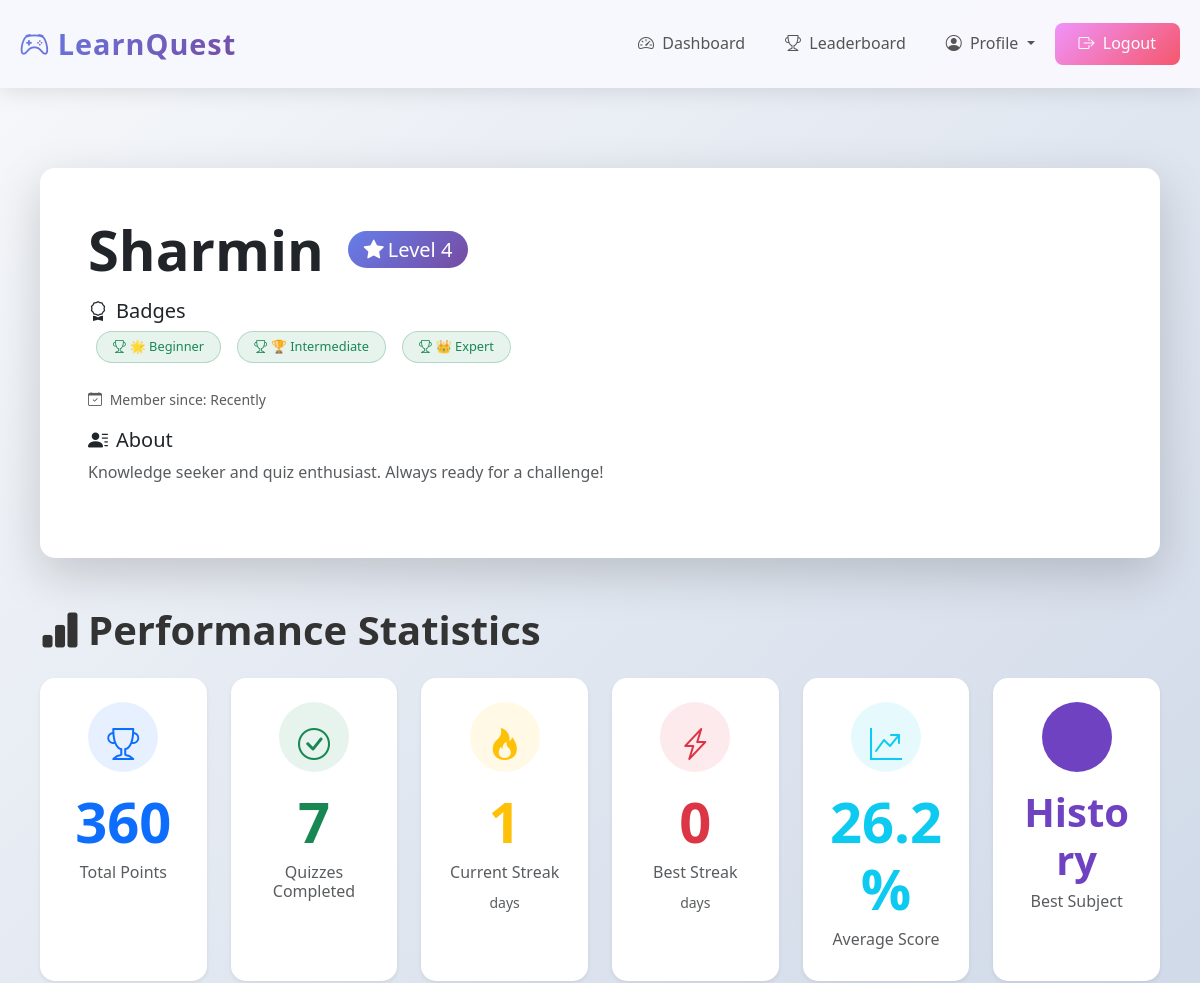
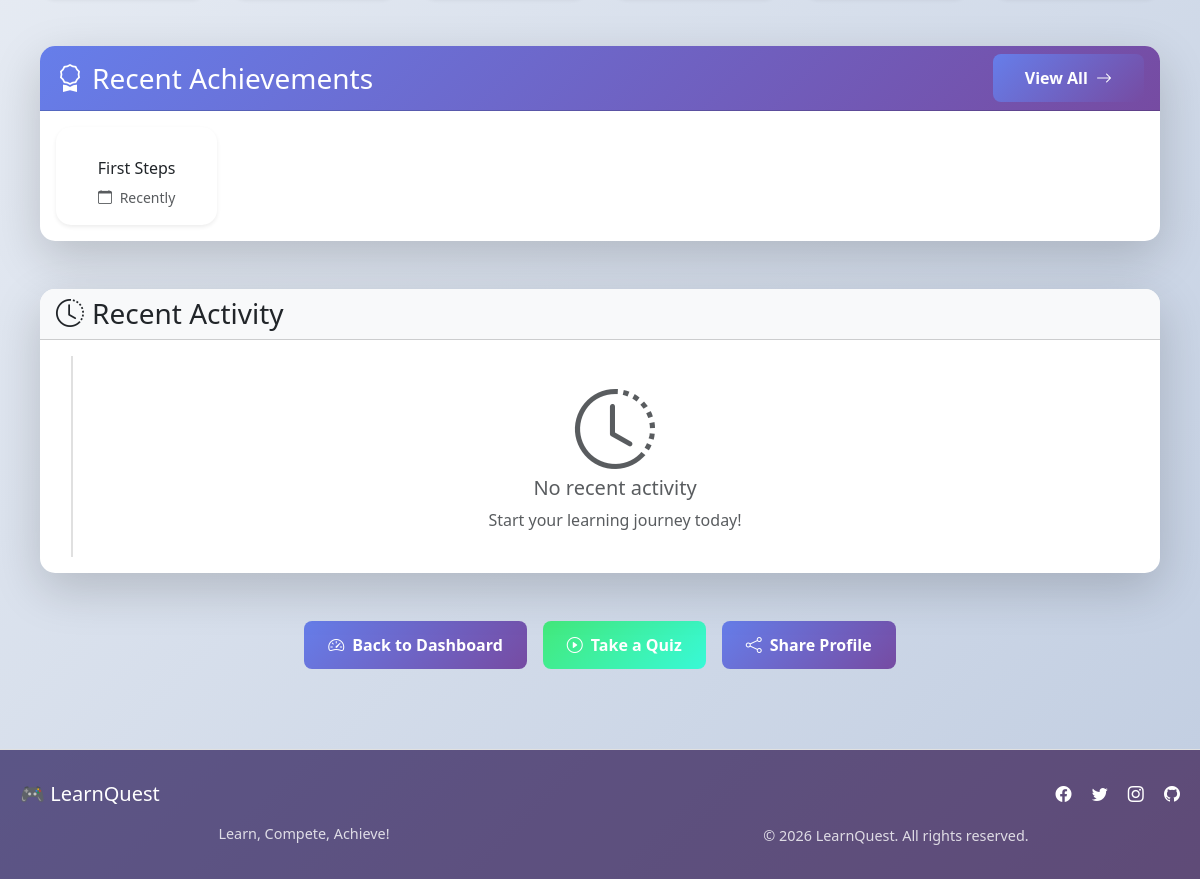
Screenshot of /profile (signed in) with the database file from the repository (2 pictures, top to bottom).
### tables this page shows
CREATE TABLE users (
        id INTEGER PRIMARY KEY AUTOINCREMENT,
        username TEXT UNIQUE NOT NULL,
        password TEXT NOT NULL,
        points INTEGER DEFAULT 0,
        level INTEGER DEFAULT 1,
        badges TEXT DEFAULT '',
        streak INTEGER DEFAULT 0,
        last_quiz_date TEXT,
        total_quizzes INTEGER DEFAULT 0,
        best_streak INTEGER DEFAULT 0,
        avatar TEXT DEFAULT '🎓',
        created_at TIMESTAMP DEFAULT CURRENT_TIMESTAMP
    );

CREATE TABLE achievements (
        id INTEGER PRIMARY KEY AUTOINCREMENT,
        user_id INTEGER,
        achievement_name TEXT,
        achievement_icon TEXT,
        earned_at TIMESTAMP DEFAULT CURRENT_TIMESTAMP,
        FOREIGN KEY (user_id) REFERENCES users(id)
    );

### app.py (the view)
@app.route('/profile')
def profile():
    if 'user_id' not in session:
        return redirect(url_for('login'))
    conn = get_db()
    user = conn.execute('SELECT * FROM users WHERE id = ?', (session['user_id'],)).fetchone()
    total_quizzes = conn.execute('SELECT COUNT(*) as count FROM quizzes WHERE user_id = ?', (session['user_id'],)).fetchone()
    avg_score = conn.execute('SELECT AVG(CAST(score AS FLOAT) / total_questions * 100) as avg FROM quizzes WHERE user_id = ?', (session['user_id'],)).fetchone()
    best_subject = conn.execute('''SELECT subject, AVG(CAST(score AS FLOAT) / total_questions * 100) as avg
                                  FROM quizzes WHERE user_id = ? GROUP BY subject ORDER BY avg DESC LIMIT 1''', (session['user_id'],)).fetchone()
    achievements = conn.execute('SELECT * FROM achievements WHERE user_id = ? ORDER BY earned_at DESC', (session['user_id'],)).fetchall()
    conn.close()
    return render_template('profile.html', user=user, total_quizzes=total_quizzes,
                         avg_score=avg_score, best_subject=best_subject, achievements=achievements)

### templates/profile.html (shortened to what this page needs)
{% extends "base.html" %}
{% block content %}
<div class="container py-5">
    <div class="row mb-5">
        <div class="col-12">
            <div class="card border-0 shadow-lg animate-fade-in-up">
                <div class="card-body p-5">
                    <div class="row align-items-center">
                        <div class="col-lg-8">
                            <div class="d-flex flex-column">
                                <div class="d-flex align-items-center mb-3">
                                    <h1 class="display-4 fw-bold mb-0">{{ user.username }}</h1>
                                    <div class="ms-3">
                                        <span class="badge bg-gradient-primary text-white fs-5 px-3 py-2">
                                            <i class="bi bi-star-fill me-1"></i>Level {{ user.level }}
                                        </span>
                                    </div>
                                </div>
                                <div class="mb-4">
                                    <h5 class="mb-2"><i class="bi bi-award me-2"></i>Badges</h5>
                                    <div class="d-flex flex-wrap gap-2">
                                        {% if user.badges %}
                                            {% for badge in user.badges.split(',') %}
                                                <span class="badge bg-success bg-opacity-10 text-success border border-success border-opacity-25 rounded-pill px-3 py-2">
                                                    <i class="bi bi-trophy me-1"></i>{{ badge|trim }}
                                                </span>
                                            {% endfor %}
                                        {% else %}
                                            <span class="badge bg-secondary bg-opacity-10 text-secondary border border-secondary border-opacity-25 rounded-pill px-3 py-2">
                                                <i class="bi bi-emoji-smile me-1"></i>No badges yet
                                            </span>
                                        {% endif %}
                                    </div>
                                </div>
                                <div class="mb-3">
                                    <small class="text-muted">
                                        <i class="bi bi-calendar-check me-1"></i>
                                        Member since: {{ user.joined_date if user.joined_date else 'Recently' }}
                                    </small>
                                </div>
                                <div class="mb-4">
                                    <h5 class="mb-2"><i class="bi bi-person-lines-fill me-2"></i>About</h5>
                                    <p class="text-muted mb-0">
                                        {% if user.bio %}
                                            {{ user.bio }}
                                        {% else %}
                                            Knowledge seeker and quiz enthusiast. Always ready for a challenge!
                                        {% endif %}
                                    </p>
                                </div>
                            </div>
                        </div>
                    </div>
                </div>
            </div>
        </div>
    </div>
    <div class="row mb-5">
        <div class="col-12">
            <h2 class="display-6 fw-bold mb-4"><i class="bi bi-bar-chart-fill me-2"></i>Performance Statistics</h2>
            <div class="row g-4">
                <div class="col-md-6 col-lg-4 col-xl-2">
                    <div class="card border-0 shadow-sm h-100 hover-lift">
                        <div class="card-body text-center p-4">
                            <div class="bg-primary bg-opacity-10 rounded-circle p-3 mb-3 mx-auto" style="width: 70px; height: 70px;">
                                <i class="bi bi-trophy text-primary fs-2"></i>
                            </div>
                            <div class="display-4 fw-bold text-primary mb-2">{{ user.points }}</div>
                            <h6 class="card-title text-muted">Total Points</h6>
                        </div>
                    </div>
                </div>
                <div class="col-md-6 col-lg-4 col-xl-2">
                    <div class="card border-0 shadow-sm h-100 hover-lift">
                        <div class="card-body text-center p-4">
                            <div class="bg-success bg-opacity-10 rounded-circle p-3 mb-3 mx-auto" style="width: 70px; height: 70px;">
                                <i class="bi bi-check-circle text-success fs-2"></i>
                            </div>
                            <div class="display-4 fw-bold text-success mb-2">{{ total_quizzes.count if total_quizzes.count is defined else 0 }}</div>
                            <h6 class="card-title text-muted">Quizzes Completed</h6>
                        </div>
                    </div>
                </div>
                <div class="col-md-6 col-lg-4 col-xl-2">
                    <div class="card border-0 shadow-sm h-100 hover-lift">
                        <div class="card-body text-center p-4">
                            <div class="bg-warning bg-opacity-10 rounded-circle p-3 mb-3 mx-auto" style="width: 70px; height: 70px;">
                                <i class="bi bi-fire text-warning fs-2"></i>
                            </div>
                            <div class="display-4 fw-bold text-warning mb-2">{{ user.streak if user.streak is defined else 0 }}</div>
                            <h6 class="card-title text-muted">Current Streak</h6>
                            <small class="text-muted">days</small>
                        </div>
                    </div>
                </div>
                <div class="col-md-6 col-lg-4 col-xl-2">
                    <div class="card border-0 shadow-sm h-100 hover-lift">
                        <div class="card-body text-center p-4">
                            <div class="bg-danger bg-opacity-10 rounded-circle p-3 mb-3 mx-auto" style="width: 70px; height: 70px;">
                                <i class="bi bi-lightning-charge text-danger fs-2"></i>
                            </div>
                            <div class="display-4 fw-bold text-danger mb-2">{{ user.best_streak if user.best_streak is defined else 0 }}</div>
                            <h6 class="card-title text-muted">Best Streak</h6>
                            <small class="text-muted">days</small>
                        </div>
                    </div>
                </div>
                <div class="col-md-6 col-lg-4 col-xl-2">
                    <div class="card border-0 shadow-sm h-100 hover-lift">
                        <div class="card-body text-center p-4">
                            <div class="bg-info bg-opacity-10 rounded-circle p-3 mb-3 mx-auto" style="width: 70px; height: 70px;">
                                <i class="bi bi-graph-up-arrow text-info fs-2"></i>
                            </div>
                            <div class="display-4 fw-bold text-info mb-2">
                                {{ "%.1f"|format(avg_score.avg if avg_score.avg is defined and avg_score.avg else 0) }}%
                            </div>
                            <h6 class="card-title text-muted">Average Score</h6>
                        </div>
                    </div>
                </div>
                <div class="col-md-6 col-lg-4 col-xl-2">
                    <div class="card border-0 shadow-sm h-100 hover-lift">
                        <div class="card-body text-center p-4">
                            <div class="bg-purple bg-opacity-10 rounded-circle p-3 mb-3 mx-auto" style="width: 70px; height: 70px;">
                                <i class="bi bi-stars text-purple fs-2"></i>
                            </div>
                            <div class="display-6 fw-bold text-purple mb-2">
                                {{ best_subject.subject if best_subject and best_subject.subject else 'None' }}
                            </div>
                            <h6 class="card-title text-muted">Best Subject</h6>
                        </div>
                    </div>
                </div>
            </div>
        </div>
    </div>
    <div class="row mb-5">
        <div class="col-12">
            <div class="card border-0 shadow-lg animate-fade-in-up">
                <div class="card-header bg-gradient-primary text-white">
                    <div class="d-flex justify-content-between align-items-center">
                        <h3 class="mb-0"><i class="bi bi-award me-2"></i>Recent Achievements</h3>
                        <a href="{{ url_for('achievements') }}" class="btn btn-light btn-sm">
                            View All <i class="bi bi-arrow-right ms-1"></i>
                        </a>
                    </div>
                </div>
                <div class="card-body">
                    {% if achievements %}
                    <div class="row row-cols-2 row-cols-md-3 row-cols-lg-6 g-4">
                        {% for ach in achievements[:6] %}
                        <div class="col">
                            <div class="card border-0 shadow-sm h-100 hover-lift text-center p-3">
                                <h6 class="card-title mb-2">{{ ach.achievement_name }}</h6>
                                <small class="text-muted">
                                    <i class="bi bi-calendar me-1"></i>
                                    {{ ach.date_earned[:10] if ach.date_earned else 'Recently' }}
                                </small>
                            </div>
                        </div>
                        {% endfor %}
                    </div>
                    {% endif %}
                </div>
            </div>
        </div>
    </div>
    <div class="row mb-5">
        <div class="col-12">
            <div class="card border-0 shadow-lg animate-fade-in-up">
                <div class="card-header bg-light">
                    <h3 class="mb-0"><i class="bi bi-clock-history me-2"></i>Recent Activity</h3>
                </div>
                <div class="card-body">
                    <div class="timeline">
                        {% if recent_quizzes %}
                            {% for quiz in recent_quizzes[:5] %}
                            <div class="timeline-item">
                                <div class="timeline-marker bg-{{ 'success' if quiz.score >= quiz.total_questions * 0.8 else 'warning' if quiz.score >= quiz.total_questions * 0.6 else 'danger' }}"></div>
                                <div class="timeline-content">
                                    <div class="d-flex justify-content-between">
                                        <h6 class="mb-1">Completed {{ quiz.subject }} Quiz</h6>
                                        <small class="text-muted">{{ quiz.completed_at if quiz.completed_at else 'Recently' }}</small>
                                    </div>
                                    <p class="text-muted mb-1">
                                        Score: {{ quiz.score }}/{{ quiz.total_questions }}
                                        ({{ ((quiz.score / quiz.total_questions) * 100)|round|int }}%)
                                    </p>
                                    <div class="d-flex gap-2">
                                        <span class="badge bg-{{ 'success' if quiz.difficulty == 'easy' else 'warning' if quiz.difficulty == 'medium' else 'danger' }}">
                                            {{ quiz.difficulty|capitalize }}
                                        </span>
                                        <span class="badge bg-info">{{ quiz.points_earned }} points</span>
                                    </div>
                                </div>
                            </div>
                            {% endfor %}
                        {% else %}
                            <div class="text-center py-4">
                                <i class="bi bi-clock-history display-1 text-muted mb-3"></i>
                                <h5 class="text-muted">No recent activity</h5>
                                <p class="text-muted mb-0">Start your learning journey today!</p>
                            </div>
                        {% endif %}
                    </div>
                </div>
            </div>
        </div>
    </div>
    <div class="row">
        <div class="col-12">
            <div class="d-flex flex-wrap justify-content-center gap-3">
                <a href="{{ url_for('dashboard') }}" class="btn btn-primary btn-lg px-4">
                    <i class="bi bi-speedometer2 me-2"></i>Back to Dashboard
                </a>
                <a href="{{ url_for('quiz', subject='Math', difficulty='medium') }}" class="btn btn-success btn-lg px-4">
                    <i class="bi bi-play-circle me-2"></i>Take a Quiz
                </a>
                <button class="btn btn-outline-primary btn-lg px-4" id="shareProfile">
                    <i class="bi bi-share me-2"></i>Share Profile
                </button>
            </div>
        </div>
    </div>
</div>
{% endblock %}

### rows the page displays
users: username "Sharmin", level "4", points "360", streak "1", best_streak "0"
achievements: achievement_name "First Steps", date_earned "Recently"

### other values shown
{{ badge|trim }} "🌟 Beginner" "🏆 Intermediate" "👑 Expert"
{{ user.joined_date if user.joined_date else 'Recently' }} "Recently"
{{ total_quizzes.count if total_quizzes.count is defined else 0 }} "7"
